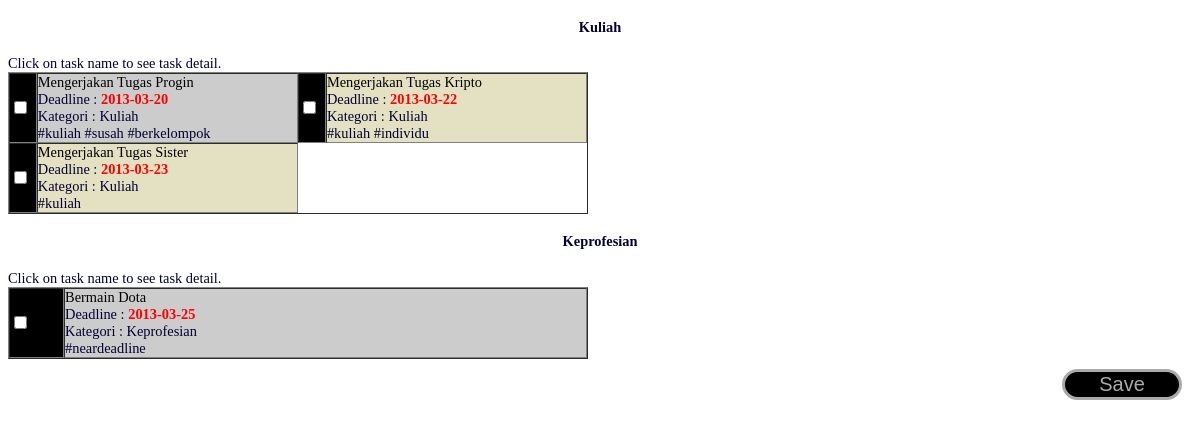
Screenshot of /src/kategori.php with the database file from the repository.
### tables this page shows
CREATE TABLE IF NOT EXISTS `category` (
  `categoryID` varchar(30) NOT NULL,
  `categoryname` varchar(30) NOT NULL,
  `creatorID` varchar(25) NOT NULL,
  PRIMARY KEY (`categoryID`)
);

CREATE TABLE IF NOT EXISTS `task` (
  `taskID` varchar(30) NOT NULL,
  `categoryID` varchar(30) NOT NULL,
  `username` varchar(30) NOT NULL,
  `taskname` varchar(30) NOT NULL,
  `status` varchar(30) NOT NULL,
  `deadline` date NOT NULL,
  PRIMARY KEY (`taskID`),
  KEY `task_ibfk_1` (`categoryID`),
  KEY `task_ibfk_2` (`username`)
);

CREATE TABLE IF NOT EXISTS `tag` (
  `taskID` varchar(30) NOT NULL,
  `tagname` varchar(30) NOT NULL,
  KEY `tag_ibfk_2` (`taskID`)
);

### model/DBGetter.php (called while the page is built, shortened)
<?php
    class DBGetter {
    	public function getAllCategory() {
			$db = mysqli_connect($GLOBALS['host'], $GLOBALS['username'], $GLOBALS['password'], $GLOBALS['dbname']);
			$format = "SELECT * FROM `category` WHERE 1;";
			$result = mysqli_query($db, $format);
			$categories = array();
			while($row = $result->fetch_row()) {
				$categories[] = new Category($row[0]);
			}
			return $categories;
		}
		public function getTagsFromTaskID($taskid) {
			$db = mysqli_connect($GLOBALS['host'], $GLOBALS['username'], $GLOBALS['password'], $GLOBALS['dbname']);
			$format = "SELECT * FROM `tag` WHERE `taskID` = '%s';";
			$stmt = sprintf($format, $taskid);
			$result = mysqli_query($db, $stmt);
			$tags = array();
			while($row = $result->fetch_row()) {
				$tags[] = new Tag($row[0], $row[1]);
			}
			return $tags;
		}
		public function getTasksFromCategory($categoryid) {
			$db = mysqli_connect($GLOBALS['host'], $GLOBALS['username'], $GLOBALS['password'], $GLOBALS['dbname']);
			$format = "SELECT * FROM `task` WHERE `categoryID` = '%s';";
			$stmt = sprintf($format, $categoryid);
			$result = mysqli_query($db, $stmt);
			$tasks = array();
			while($row = $result->fetch_row()) {
				$tasks[] = new Task($row[0]);
			}
			return $tasks;
		}
    }
?>

### model/Category.php (called while the page is built, shortened)
<?php
    class Category implements BaseModel {
		function __construct($id) {
			$db = mysqli_connect($GLOBALS['host'], $GLOBALS['username'], $GLOBALS['password'], $GLOBALS['dbname']);
			$format = "SELECT * FROM `category` WHERE `categoryID` = '%s';";
			$stmt = sprintf($format, $id);
			$result = mysqli_query($db, $stmt);
			if(mysqli_num_rows($result) > 0) {
				$row = $result->fetch_row();
			}
		}
		public function setData($name) {
			$this->name = $name;
    	}
	}
?>

### model/Task.php (called while the page is built, shortened)
<?php
    class Task implements BaseModel {
		function __construct($id) {
			$db = mysqli_connect($GLOBALS['host'], $GLOBALS['username'], $GLOBALS['password'], $GLOBALS['dbname']);
			$format = "SELECT * FROM `task` WHERE `taskID` = '%s';";
			$stmt = sprintf($format, $id);
			$result = mysqli_query($db, $stmt);
			if(mysqli_num_rows($result) > 0) {
				$row = $result->fetch_row();
			}
			$this->id = $id;
		}
		public function setData($categoryID, $username, $taskname, $status, $deadline) {
			$this->categoryID = $categoryID;
			$this->taskname = $taskname;
			$this->deadline = $deadline;
    	}
		public function getCategory() {
			return new Category($this->categoryID);
		}
		public function getTags() {
			$dbg = new DBGetter();
			return $dbg->getTagsFromTaskID($this->id);
		}
		var $id;
		var $categoryID;
	}
?>

### model/Tag.php (called while the page is built, shortened)
<?php
    class Tag implements BaseModel {
		function __construct($taskid, $tagname) {
			$this->tagname = $tagname;
		}
	}
?>

### src/kategori.php (the view, shortened to what this page needs)
<!DOCTYPE html>
<head>
<link rel='stylesheet' type="text/css" href="../style/Design.css"/>
</head>
<body class="categoryfont">
<?php
	if(isset($_GET['categoryID'])) {
		printCategory(new Category($_GET['categoryID']));
		printf('<div align="right" ><form action="#"> <input type="submit" value="Save" class="buttonbox2"/></form> </div>');
	} else {
		printAllCategories();
	}
?>
</body>
</html>
<?php
	function printCategory($category) {
		$dbg = new DBGetter();
		$tasks = $dbg->getTasksFromCategory($category->id);
		printf('<h4 align="center">%s</h4>', $category->name);
    	printf('Click on task name to see task detail.');
		printf('<table width="580" border="1" cellspacing="0" cellpadding="0">');
		$i = 0;
		$lim = (sizeof($tasks) % 2 == 0) ? sizeof($tasks) : sizeof($tasks) - 1 ;
		for(; $i < ($lim / 2); $i++) {
			printf("<tr>\n");
			for($j = 0; $j < 2; $j++) {
				printf('<td width="26" class="black"><input type="checkbox" /></td>');
				$task = $tasks[$i * 2 + $j];
				printf('<td width="264" class="%s"><a href="Rincian-tugas.html" target="_parent" class="ordintext">%s</a><br />',
						(($i + $j) % 2 == 0) ? 'blue' : 'green', $task->taskname);
				printf('Deadline : <b class="redtext">%s</b><br />', $task->deadline);
				printf('Kategori : %s<br />', $task->getCategory()->name);
				$tags = $task->getTags();
				foreach ($tags as $key => $value) {
					printf('#%s ', $value->tagname);
				}
				printf('</td>');
			}
			printf("</tr>\n");
		}
		if(sizeof($tasks) % 2 != 0) {
			printf("<tr>\n");
			printf('<td width="26" class="black"><input type="checkbox" /></td>');
			$task = $tasks[$i * 2];
			printf('<td width="264" class="%s"><a href="Rincian-tugas.html" target="_parent" class="ordintext">%s</a><br />',
					(($i) % 2 == 0) ? 'blue' : 'green', $task->taskname);
			printf('Deadline : <b class="redtext">%s</b><br />', $task->deadline);
			printf('Kategori : %s<br />', $task->getCategory()->name);
			$tags = $task->getTags();
			foreach ($tags as $key => $value) {
				printf('#%s ', $value->tagname);
			}
			printf('</td>');
			printf("</tr>\n");
		}
		printf('</table>');
	}
	function printAllCategories() {
		$dbg = new DBGetter();
		$categories = $dbg->getAllCategory();
		foreach ($categories as $category) {
			if(sizeof($dbg->getTasksFromCategory($category->id)) == 0) {
				continue;
			}
			printCategory($category);
		}
		printf('<div align="right" ><form action="#"> <input type="submit" value="Save" class="buttonbox2"/></form> </div>');
	}
?>

### style/Design.css (style rules this page uses)
.categoryfont { font-family:Tahoma; color:#003; font-size:0.9em; background-color:#FFF }
.green { background-color:#E4E1C2; }
.black { background-color:#000; }
.blue { background-color:#CCC; }
.redtext { color:#F00; }
.ordintext { text-decoration:none; color:#000; }
.buttonbox2 { width:120px; font-size:20px; margin-top:10px; margin-left:5px; margin-right:10px; background-color:#000; border:solid; color:#aaaaaa; float:right; -webkit-border-radius: 20px; -moz-border-radius: 20px; border-radius: 20px; }

### rows the page displays
category: categoryname "Kuliah", task.taskname "Mengerjakan Tugas Sister", task.deadline "2013-03-23", categoryname.categoryID "Kuliah"
task: taskname "Mengerjakan Tugas Progin", deadline "2013-03-20", categoryID.categoryname "Kuliah"
tag: tagname "kuliah"
tag: tagname "susah"
tag: tagname "berkelompok"
task: taskname "Mengerjakan Tugas Kripto", deadline "2013-03-22", categoryID.categoryname "Kuliah"
tag: tagname "kuliah"
tag: tagname "individu"
tag: tagname "kuliah"
category: categoryname "Keprofesian", task.taskname "Bermain Dota", task.deadline "2013-03-25", categoryname.categoryID "Keprofesian"
tag: tagname "neardeadline"
